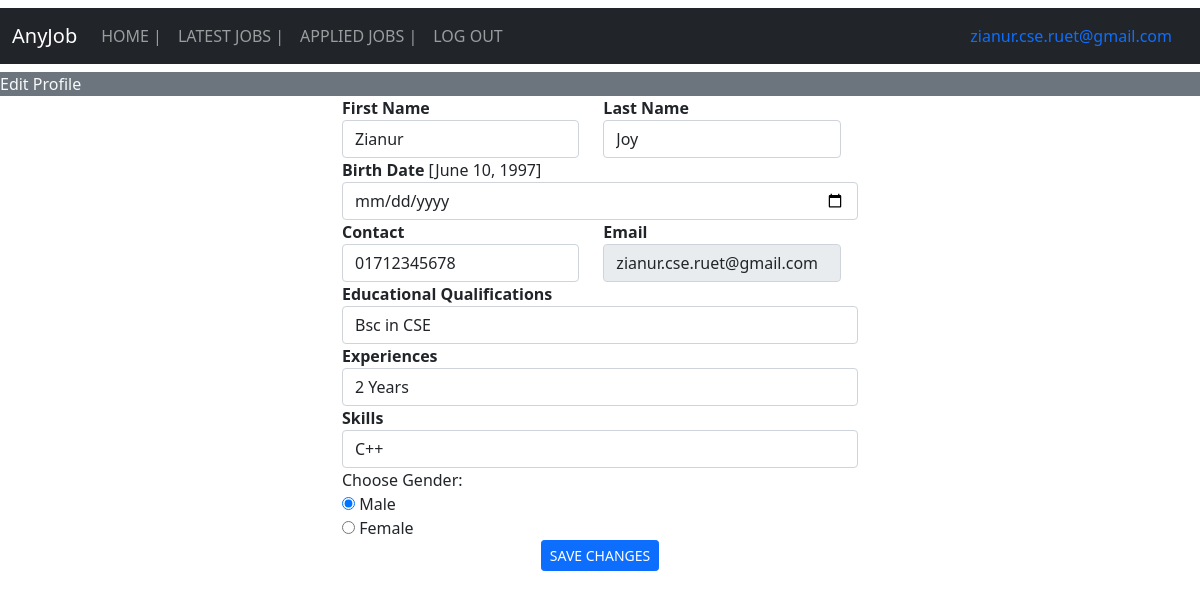
/edit_profile_user (signed in), run on the app's committed database.
### job/models.py (models this page shows, shortened)
class Candidate(models.Model):
    contact = models.CharField(max_length=15)
    image = models.FileField(upload_to="candidate/images", null=True)
    education = models.CharField(max_length=50,null=True)
    experience = models.CharField(max_length=50,null=True)
    skill = models.CharField(max_length=50,null=True)
    gender = models.CharField(max_length=15,null=True)
    birth_date = models.DateField()
    type = models.CharField(max_length=15,null=True)
    user = OneToOneField(User, on_delete=CASCADE,null=True)

### job/views.py (the view, shortened to what this page needs)
# urls.py: path('edit_profile_user', views.edit_profile_user, name="edit_profile_user"),
def edit_profile_user(request):
    if not request.user.is_authenticated:
        return redirect('user_login')
    user = request.user
    candidate= Candidate.objects.get(user=user)
    error = ""
    d = {'candidate': candidate, 'error': error}
    return render(request, 'edit_profile_user.html', d)

### job/templates/edit_profile_user.html (shortened to what this page needs)
{% extends 'user_navigation.html' %}
{% block body %}
<marquee class="bg-secondary text-light" width="100%" direction="right" height="25px">
  Edit Profile
</marquee>
<div class="container" style="width:45%">
    <form method="post" enctype="multipart/form-data">
    <div class="d-flex flex-wrap">
        <div class="form-group" style="width: 46%;">
            <label for="fname">First Name</label>
            <input type="text" class="form-control" id="fname" name="fname" value="{{candidate.user.first_name}}" required>
        </div>
        <div class="form-group ms-4" style="width: 46%;">
            <label for="lname">Last Name</label>
            <input type="text" class="form-control" id="lname" name="lname" value="{{candidate.user.last_name}}" required>
        </div>
    </div>
    <div class="form-group">
        <label for="birthdate">Birth Date</label> [{{candidate.birth_date}}]
        <input type="date" class="form-control" id="birthdate" name="birthdate">
    </div>
    <div class="d-flex flex-wrap">
        <div class="form-group" style="width: 46%;">
            <label for="contact">Contact</label>
            <input type="text" class="form-control" id="contact" name="contact" value="{{candidate.contact}}" required>
        </div>
        <div class="form-group ms-4" style="width: 46%;">
            <label for="email">Email</label>
            <input type="email" class="form-control" id="email" name="email" value="{{candidate.user.username}}" readonly required>
        </div>
    </div>
    <div class="form-group">
        <label for="education">Educational Qualifications</label>
        <input type="text" class="form-control" id="education" name="education" value="{{candidate.education}}" required>
    </div>
    <div class="form-group">
        <label for="experience">Experiences</label>
        <input type="text" class="form-control" id="experience" name="experience" value="{{candidate.experience}}" required>
    </div>
    <div class="form-group">
        <label for="skill">Skills</label>
        <input type="text" class="form-control" id="skill" name="skill" value="{{candidate.skill}}" required>
    </div>
    Choose Gender:
    {% if candidate.gender == "Male" %}
    <div class="form-group">
        <input class="custom-control custom-radio custom-control-inline" type="radio" id="gender" name="gender" value="Male" checked> Male<br>
        <input class="custom-control custom-radio custom-control-inline" type="radio" id="gender" name="gender" value="Female"> Female<br>
    </div>
    {% else %}
    <div class="form-group">
        <input class="custom-control custom-radio custom-control-inline" type="radio" id="gender" name="gender" value="Male"> Male<br>
        <input class="custom-control custom-radio custom-control-inline" type="radio" id="gender" name="gender" value="Female" checked> Female<br>
    </div>
    {% endif %}
    <button type="submit" class="btn btn-primary btn-sm mx-auto d-block">SAVE CHANGES</button>
    </form>
</div>
{% endblock body %}

### job/templates/user_navigation.html (shortened to what this page needs)
<!doctype html>
<html lang="en">
  <head>
    <link href="https://cdn.jsdelivr.net/npm/bootstrap@5.0.1/dist/css/bootstrap.min.css" rel="stylesheet">
    <link rel="stylesheet" href="//cdn.datatables.net/1.10.24/css/jquery.dataTables.min.css">
    <link rel="stylesheet" href="https://cdn.datatables.net/buttons/1.7.0/css/buttons.dataTables.min.css">
  </head>
  <body>
    <nav class="navbar navbar-expand-lg navbar-dark bg-dark my-2">
        <div class="container-fluid">
          <a class="navbar-brand">AnyJob</a>
          <div class="collapse navbar-collapse" id="navbarSupportedContent">
            <ul class="navbar-nav me-auto mb-2 mb-lg-0">
              <li class="nav-item">
                <a class="nav-link" aria-current="page" href="/user_home">HOME  |</a>
              </li>
              <li class="nav-item">
                <a class="nav-link" href="/latest_jobs">LATEST JOBS  |</a>
              </li>
              <li class="nav-item">
                <a class="nav-link" href="/applied_jobs">APPLIED JOBS  |</a>
              </li>
              <li class="nav-item">
                <a class="nav-link" href="/logout_user_admin">LOG OUT</a>
              </li>
            </ul>
            <li class="nav-item d-flex">
              <a class="nav-link" href="user_home"> {{request.user.username}} </a>
            </li>
          </div>
        </div>
      </nav>
      {% block body %} {% endblock body %}
  </body>
</html>

### job/templates/user_navigation.html (style rules this page uses)
label { font-weight: bold; }

### data on the page
Candidate: fname "Zianur", lname "Joy", birth_date "June 10, 1997", contact "01712345678", email "zianur.cse.ruet@gmail.com", education "Bsc in CSE", experience "2 Years", skill "C++"

### other printed values
{{ request.user.username }} "zianur.cse.ruet@gmail.com"
